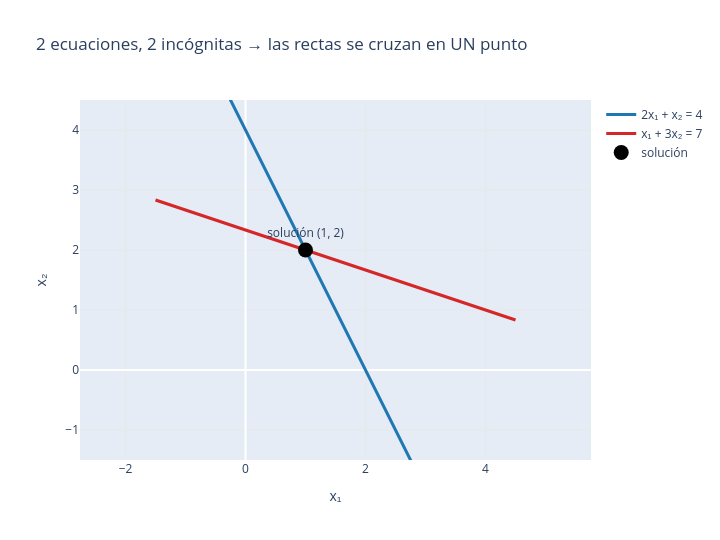

Notebook code for this chart:
### Markdown cell above
## 7. ¿Qué significa «resolver»? Interpretación geométrica

Hasta aquí has resuelto sistemas con `solve`, pero no hemos dicho **qué representa
la solución**. Cada ecuación de $\mathbf{A}\mathbf{x}=\mathbf{b}$ es una
**restricción**: el conjunto de todos los puntos que la cumplen.

| Incógnitas | Cada ecuación es... | La solución es... |
|:---:|:---|:---|
| 2 | una **recta** en el plano | el **punto** donde se cruzan las rectas |
| 3 | un **plano** en el espacio | el **punto** donde se cruzan los tres planos |

Las figuras de abajo son **interactivas**: arrástralas con el ratón para girarlas.

### Code cell
# Dos ecuaciones, dos incógnitas: cada ecuación es una RECTA
try:
    import plotly.graph_objects as go
except ImportError:                     # por si no está instalado
    import subprocess, sys
    subprocess.run([sys.executable, "-m", "pip", "install", "-q", "plotly"], check=True)
    import plotly.graph_objects as go

x1 = np.linspace(-1.5, 4.5, 200)

fig = go.Figure()
fig.add_trace(go.Scatter(x=x1, y=4 - 2 * x1, name="2x₁ + x₂ = 4",
                         line=dict(width=3, color="#1f77b4")))
fig.add_trace(go.Scatter(x=x1, y=(7 - x1) / 3, name="x₁ + 3x₂ = 7",
                         line=dict(width=3, color="#d62728")))
fig.add_trace(go.Scatter(x=[1], y=[2], mode="markers+text",
                         marker=dict(size=15, color="black"),
                         text=["solución (1, 2)"], textposition="top center",
                         name="solución"))
fig.update_layout(
    title="2 ecuaciones, 2 incógnitas → las rectas se cruzan en UN punto",
    xaxis_title="x₁", yaxis_title="x₂",
    width=720, height=540, hovermode="closest",
    xaxis=dict(range=[-1.5, 4.5], scaleanchor="y", gridcolor="#e8e8e8"),
    yaxis=dict(range=[-1.5, 4.5], gridcolor="#e8e8e8"))
fig.show()

### Figure 1 — Plotly figure (JSON) as saved in the notebook; plotly's stock layout.template omitted (floating-point values rounded to 4 significant figures; data arrays with more than 128 entries replaced by an {"elided": "..."} marker saying what was removed)
{"data": [{"line": {"color": "#1f77b4", "width": 3}, "name": "2x₁ + x₂ = 4", "type": "scatter", "x": {"elided": "200 float values"}, "y": {"elided": "200 float values"}}, {"line": {"color": "#d62728", "width": 3}, "name": "x₁ + 3x₂ = 7", "type": "scatter", "x": {"elided": "200 float values"}, "y": {"elided": "200 float values"}}, {"marker": {"color": "black", "size": 15}, "mode": "markers+text", "name": "solución", "text": ["solución (1, 2)"], "textposition": "top center", "type": "scatter", "x": [1], "y": [2]}], "layout": {"height": 540, "hovermode": "closest", "title": {"text": "2 ecuaciones, 2 incógnitas → las rectas se cruzan en UN punto"}, "width": 720, "xaxis": {"gridcolor": "#e8e8e8", "range": [-1.5, 4.5], "scaleanchor": "y", "title": {"text": "x₁"}}, "yaxis": {"gridcolor": "#e8e8e8", "range": [-1.5, 4.5], "title": {"text": "x₂"}}}}
